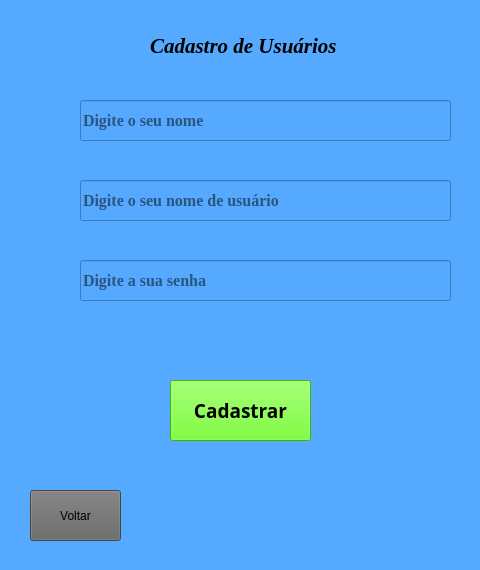
<?xml version="1.0" encoding="UTF-8"?>
<ui version="4.0">
 <class>MainWindow</class>
 <widget class="QMainWindow" name="MainWindow">
  <property name="geometry">
   <rect>
    <x>0</x>
    <y>0</y>
    <width>480</width>
    <height>570</height>
   </rect>
  </property>
  <property name="minimumSize">
   <size>
    <width>480</width>
    <height>570</height>
   </size>
  </property>
  <property name="maximumSize">
   <size>
    <width>480</width>
    <height>570</height>
   </size>
  </property>
  <property name="windowTitle">
   <string>MainWindow</string>
  </property>
  <property name="styleSheet">
   <string notr="true">background-color: rgb(85, 170, 255);</string>
  </property>
  <widget class="QWidget" name="centralwidget">
   <widget class="QLabel" name="label">
    <property name="geometry">
     <rect>
      <x>150</x>
      <y>0</y>
      <width>191</width>
      <height>91</height>
     </rect>
    </property>
    <property name="font">
     <font>
      <family>Times New Roman</family>
      <pointsize>16</pointsize>
      <weight>75</weight>
      <italic>true</italic>
      <bold>true</bold>
     </font>
    </property>
    <property name="text">
     <string>Cadastro de Usuários</string>
    </property>
   </widget>
   <widget class="QLineEdit" name="lineEdit">
    <property name="geometry">
     <rect>
      <x>80</x>
      <y>100</y>
      <width>371</width>
      <height>41</height>
     </rect>
    </property>
    <property name="font">
     <font>
      <family>Times New Roman</family>
      <pointsize>12</pointsize>
      <weight>75</weight>
      <bold>true</bold>
     </font>
    </property>
    <property name="styleSheet">
     <string notr="true">border-width:5px;
</string>
    </property>
    <property name="placeholderText">
     <string>Digite o seu nome</string>
    </property>
   </widget>
   <widget class="QLineEdit" name="lineEdit_2">
    <property name="geometry">
     <rect>
      <x>80</x>
      <y>260</y>
      <width>371</width>
      <height>41</height>
     </rect>
    </property>
    <property name="font">
     <font>
      <family>Times New Roman</family>
      <pointsize>12</pointsize>
      <weight>75</weight>
      <bold>true</bold>
     </font>
    </property>
    <property name="styleSheet">
     <string notr="true">border-width:5px;
</string>
    </property>
    <property name="echoMode">
     <enum>QLineEdit::Password</enum>
    </property>
    <property name="placeholderText">
     <string>Digite a sua senha</string>
    </property>
   </widget>
   <widget class="QPushButton" name="pushButton">
    <property name="geometry">
     <rect>
      <x>170</x>
      <y>380</y>
      <width>141</width>
      <height>61</height>
     </rect>
    </property>
    <property name="font">
     <font>
      <family>Arial Black</family>
      <pointsize>14</pointsize>
      <weight>75</weight>
      <bold>true</bold>
     </font>
    </property>
    <property name="styleSheet">
     <string notr="true">background-color: rgb(255, 255, 127);
background-color: rgb(85, 255, 0);</string>
    </property>
    <property name="text">
     <string>Cadastrar</string>
    </property>
   </widget>
   <widget class="QPushButton" name="pushButton_2">
    <property name="geometry">
     <rect>
      <x>30</x>
      <y>490</y>
      <width>91</width>
      <height>51</height>
     </rect>
    </property>
    <property name="styleSheet">
     <string notr="true">background-color: rgb(100, 100, 100);</string>
    </property>
    <property name="text">
     <string>Voltar</string>
    </property>
   </widget>
   <widget class="QLabel" name="label_2">
    <property name="geometry">
     <rect>
      <x>90</x>
      <y>320</y>
      <width>361</width>
      <height>41</height>
     </rect>
    </property>
    <property name="font">
     <font>
      <family>Consolas</family>
      <pointsize>12</pointsize>
      <weight>75</weight>
      <bold>true</bold>
     </font>
    </property>
    <property name="styleSheet">
     <string notr="true">
color: rgb(0, 125, 0);</string>
    </property>
    <property name="text">
     <string/>
    </property>
   </widget>
   <widget class="QLineEdit" name="lineEdit_3">
    <property name="geometry">
     <rect>
      <x>80</x>
      <y>180</y>
      <width>371</width>
      <height>41</height>
     </rect>
    </property>
    <property name="font">
     <font>
      <family>Times New Roman</family>
      <pointsize>12</pointsize>
      <weight>75</weight>
      <bold>true</bold>
     </font>
    </property>
    <property name="styleSheet">
     <string notr="true">border-width:5px;
</string>
    </property>
    <property name="placeholderText">
     <string>Digite o seu nome de usuário</string>
    </property>
   </widget>
  </widget>
  <widget class="QMenuBar" name="menubar">
   <property name="geometry">
    <rect>
     <x>0</x>
     <y>0</y>
     <width>480</width>
     <height>21</height>
    </rect>
   </property>
  </widget>
  <widget class="QStatusBar" name="statusbar"/>
 </widget>
 <resources/>
 <connections/>
</ui>
